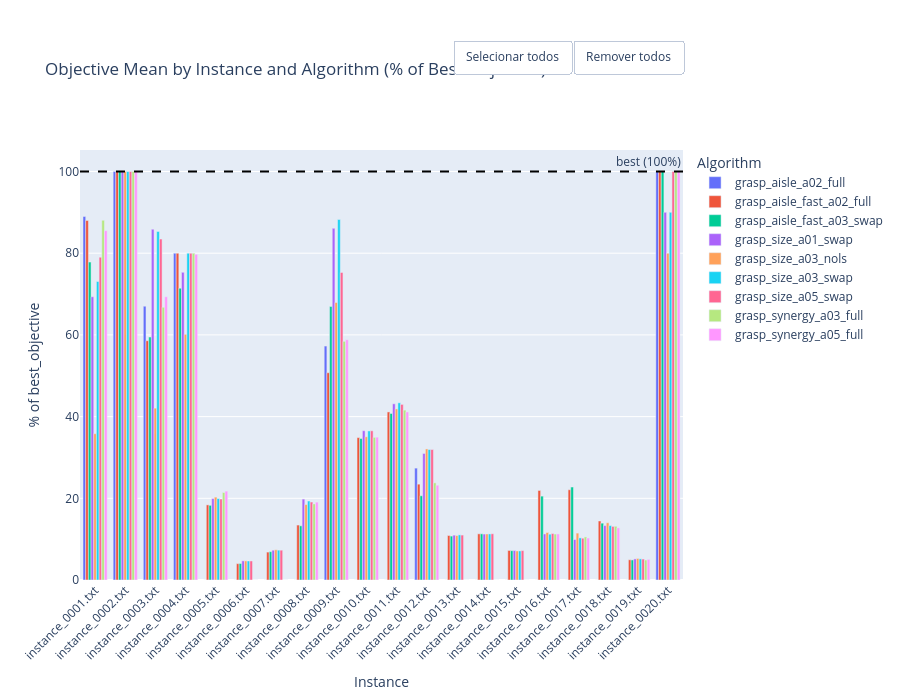

Source (notebook cell):
### Code cell
# Objective Mean as % of Best Objective

objective_plot = (
    df.pivot_table(
        index='instance',
        columns='algorithm',
        values='objective_mean',
        aggfunc='mean'
    )
    .sort_index()
    .fillna(0)
)

best_objective_by_instance = (
    df[['instance', 'best_objective']]
    .drop_duplicates(subset='instance')
    .set_index('instance')['best_objective']
)

objective_pct_plot = objective_plot.div(best_objective_by_instance, axis=0) * 100
objective_pct_plot = objective_pct_plot.replace([float('inf'), -float('inf')], 0).fillna(0)

fig = go.Figure()
for algo in objective_pct_plot.columns:
    fig.add_trace(go.Bar(
        name=algo,
        x=objective_pct_plot.index,
        y=objective_pct_plot[algo],
        hovertemplate=f'<b>{algo}</b><br>Instance: %{{x}}<br>%{{y:.1f}}% of best<extra></extra>'
    ))

fig.add_hline(y=100, line_dash='dash', line_color='black', annotation_text='best (100%)')

fig.update_layout(
    barmode='group',
    title='Objective Mean by Instance and Algorithm (% of Best Objective)',
    xaxis_title='Instance',
    yaxis_title='% of best_objective',
    legend_title='Algorithm',
    height=700,
    margin=dict(t=150),
    xaxis_tickangle=-45,
)
add_legend_mass_toggle(fig)
fig.show()

### Figure 1 — Plotly figure (JSON) as saved in the notebook; plotly's stock layout.template omitted (floating-point values rounded to 4 significant figures)
{"data": [{"hovertemplate": "<b>grasp_aisle_a02_full</b><br>Instance: %{x}<br>%{y:.1f}% of best<extra></extra>", "name": "grasp_aisle_a02_full", "type": "bar", "x": ["instance_0001.txt", "instance_0002.txt", "instance_0003.txt", "instance_0004.txt", "instance_0005.txt", "instance_0006.txt", "instance_0007.txt", "instance_0008.txt", "instance_0009.txt", "instance_0010.txt", "instance_0011.txt", "instance_0012.txt", "instance_0013.txt", "instance_0014.txt", "instance_0015.txt", "instance_0016.txt", "instance_0017.txt", "instance_0018.txt", "instance_0019.txt", "instance_0020.txt"], "y": [89.0, 100.0, 67.03, 80.0, 0.0, 0.0, 0.0, 0.0, 57.27, 0.0, 0.0, 27.39, 0.0, 0.0, 0.0, 0.0, 0.0, 0.0, 0.0, 100.0]}, {"hovertemplate": "<b>grasp_aisle_fast_a02_full</b><br>Instance: %{x}<br>%{y:.1f}% of best<extra></extra>", "name": "grasp_aisle_fast_a02_full", "type": "bar", "x": ["instance_0001.txt", "instance_0002.txt", "instance_0003.txt", "instance_0004.txt", "instance_0005.txt", "instance_0006.txt", "instance_0007.txt", "instance_0008.txt", "instance_0009.txt", "instance_0010.txt", "instance_0011.txt", "instance_0012.txt", "instance_0013.txt", "instance_0014.txt", "instance_0015.txt", "instance_0016.txt", "instance_0017.txt", "instance_0018.txt", "instance_0019.txt", "instance_0020.txt"], "y": [88.0, 100.0, 58.58, 80.0, 18.39, 4.002, 6.835, 13.45, 50.74, 34.86, 41.14, 23.46, 10.89, 11.3, 7.234, 21.92, 22.09, 14.45, 4.952, 100.0]}, {"hovertemplate": "<b>grasp_aisle_fast_a03_swap</b><br>Instance: %{x}<br>%{y:.1f}% of best<extra></extra>", "name": "grasp_aisle_fast_a03_swap", "type": "bar", "x": ["instance_0001.txt", "instance_0002.txt", "instance_0003.txt", "instance_0004.txt", "instance_0005.txt", "instance_0006.txt", "instance_0007.txt", "instance_0008.txt", "instance_0009.txt", "instance_0010.txt", "instance_0011.txt", "instance_0012.txt", "instance_0013.txt", "instance_0014.txt", "instance_0015.txt", "instance_0016.txt", "instance_0017.txt", "instance_0018.txt", "instance_0019.txt", "instance_0020.txt"], "y": [77.82, 100.0, 59.48, 71.43, 18.28, 4.035, 6.937, 13.27, 66.98, 34.64, 40.77, 20.62, 10.75, 11.3, 7.178, 20.53, 22.76, 13.91, 4.914, 100.0]}, {"hovertemplate": "<b>grasp_size_a01_swap</b><br>Instance: %{x}<br>%{y:.1f}% of best<extra></extra>", "name": "grasp_size_a01_swap", "type": "bar", "x": ["instance_0001.txt", "instance_0002.txt", "instance_0003.txt", "instance_0004.txt", "instance_0005.txt", "instance_0006.txt", "instance_0007.txt", "instance_0008.txt", "instance_0009.txt", "instance_0010.txt", "instance_0011.txt", "instance_0012.txt", "instance_0013.txt", "instance_0014.txt", "instance_0015.txt", "instance_0016.txt", "instance_0017.txt", "instance_0018.txt", "instance_0019.txt", "instance_0020.txt"], "y": [69.33, 100.0, 85.87, 75.32, 19.93, 4.694, 7.298, 19.81, 86.09, 36.55, 43.13, 30.97, 10.98, 11.25, 7.217, 11.27, 9.909, 13.32, 5.163, 90.0]}, {"hovertemplate": "<b>grasp_size_a03_nols</b><br>Instance: %{x}<br>%{y:.1f}% of best<extra></extra>", "name": "grasp_size_a03_nols", "type": "bar", "x": ["instance_0001.txt", "instance_0002.txt", "instance_0003.txt", "instance_0004.txt", "instance_0005.txt", "instance_0006.txt", "instance_0007.txt", "instance_0008.txt", "instance_0009.txt", "instance_0010.txt", "instance_0011.txt", "instance_0012.txt", "instance_0013.txt", "instance_0014.txt", "instance_0015.txt", "instance_0016.txt", "instance_0017.txt", "instance_0018.txt", "instance_0019.txt", "instance_0020.txt"], "y": [35.81, 100.0, 42.06, 60.15, 20.29, 4.686, 7.396, 18.46, 67.92, 35.06, 41.88, 32.08, 10.88, 11.27, 7.112, 11.63, 11.48, 14.01, 5.273, 80.0]}, {"hovertemplate": "<b>grasp_size_a03_swap</b><br>Instance: %{x}<br>%{y:.1f}% of best<extra></extra>", "name": "grasp_size_a03_swap", "type": "bar", "x": ["instance_0001.txt", "instance_0002.txt", "instance_0003.txt", "instance_0004.txt", "instance_0005.txt", "instance_0006.txt", "instance_0007.txt", "instance_0008.txt", "instance_0009.txt", "instance_0010.txt", "instance_0011.txt", "instance_0012.txt", "instance_0013.txt", "instance_0014.txt", "instance_0015.txt", "instance_0016.txt", "instance_0017.txt", "instance_0018.txt", "instance_0019.txt", "instance_0020.txt"], "y": [73.07, 100.0, 85.32, 80.0, 19.93, 4.655, 7.309, 19.33, 88.24, 36.49, 43.38, 31.94, 11.05, 11.28, 7.117, 11.21, 10.31, 13.32, 5.174, 90.0]}, {"hovertemplate": "<b>grasp_size_a05_swap</b><br>Instance: %{x}<br>%{y:.1f}% of best<extra></extra>", "name": "grasp_size_a05_swap", "type": "bar", "x": ["instance_0001.txt", "instance_0002.txt", "instance_0003.txt", "instance_0004.txt", "instance_0005.txt", "instance_0006.txt", "instance_0007.txt", "instance_0008.txt", "instance_0009.txt", "instance_0010.txt", "instance_0011.txt", "instance_0012.txt", "instance_0013.txt", "instance_0014.txt", "instance_0015.txt", "instance_0016.txt", "instance_0017.txt", "instance_0018.txt", "instance_0019.txt", "instance_0020.txt"], "y": [79.02, 100.0, 83.47, 80.0, 19.83, 4.663, 7.3, 19.09, 75.29, 36.52, 42.98, 31.94, 11.0, 11.31, 7.192, 11.37, 10.23, 13.12, 5.131, 100.0]}, {"hovertemplate": "<b>grasp_synergy_a03_full</b><br>Instance: %{x}<br>%{y:.1f}% of best<extra></extra>", "name": "grasp_synergy_a03_full", "type": "bar", "x": ["instance_0001.txt", "instance_0002.txt", "instance_0003.txt", "instance_0004.txt", "instance_0005.txt", "instance_0006.txt", "instance_0007.txt", "instance_0008.txt", "instance_0009.txt", "instance_0010.txt", "instance_0011.txt", "instance_0012.txt", "instance_0013.txt", "instance_0014.txt", "instance_0015.txt", "instance_0016.txt", "instance_0017.txt", "instance_0018.txt", "instance_0019.txt", "instance_0020.txt"], "y": [88.07, 100.0, 66.76, 80.0, 21.42, 0.0, 0.0, 18.62, 58.42, 34.92, 41.59, 23.78, 0.0, 0.0, 0.0, 11.25, 10.55, 13.15, 4.888, 100.0]}, {"hovertemplate": "<b>grasp_synergy_a05_full</b><br>Instance: %{x}<br>%{y:.1f}% of best<extra></extra>", "name": "grasp_synergy_a05_full", "type": "bar", "x": ["instance_0001.txt", "instance_0002.txt", "instance_0003.txt", "instance_0004.txt", "instance_0005.txt", "instance_0006.txt", "instance_0007.txt", "instance_0008.txt", "instance_0009.txt", "instance_0010.txt", "instance_0011.txt", "instance_0012.txt", "instance_0013.txt", "instance_0014.txt", "instance_0015.txt", "instance_0016.txt", "instance_0017.txt", "instance_0018.txt", "instance_0019.txt", "instance_0020.txt"], "y": [85.51, 100.0, 69.34, 79.71, 21.76, 0.0, 0.0, 19.06, 58.8, 34.97, 41.14, 23.2, 0.0, 0.0, 0.0, 11.27, 10.27, 12.76, 5.048, 100.0]}], "layout": {"annotations": [{"showarrow": false, "text": "best (100%)", "x": 1, "xanchor": "right", "xref": "x domain", "y": 100, "yanchor": "bottom", "yref": "y"}], "barmode": "group", "height": 700, "legend": {"title": {"text": "Algorithm"}}, "margin": {"t": 150}, "shapes": [{"line": {"color": "black", "dash": "dash"}, "type": "line", "x0": 0, "x1": 1, "xref": "x domain", "y0": 100, "y1": 100, "yref": "y"}], "title": {"text": "Objective Mean by Instance and Algorithm (% of Best Objective)"}, "updatemenus": [{"buttons": [{"args": [{"visible": [true, true, true, true, true, true, true, true, true]}], "label": "Selecionar todos", "method": "update"}, {"args": [{"visible": ["legendonly", "legendonly", "legendonly", "legendonly", "legendonly", "legendonly", "legendonly", "legendonly", "legendonly"]}], "label": "Remover todos", "method": "update"}], "direction": "right", "showactive": false, "type": "buttons", "x": 1, "xanchor": "right", "y": 1.18, "yanchor": "bottom"}], "xaxis": {"tickangle": -45, "title": {"text": "Instance"}}, "yaxis": {"title": {"text": "% of best_objective"}}}}
